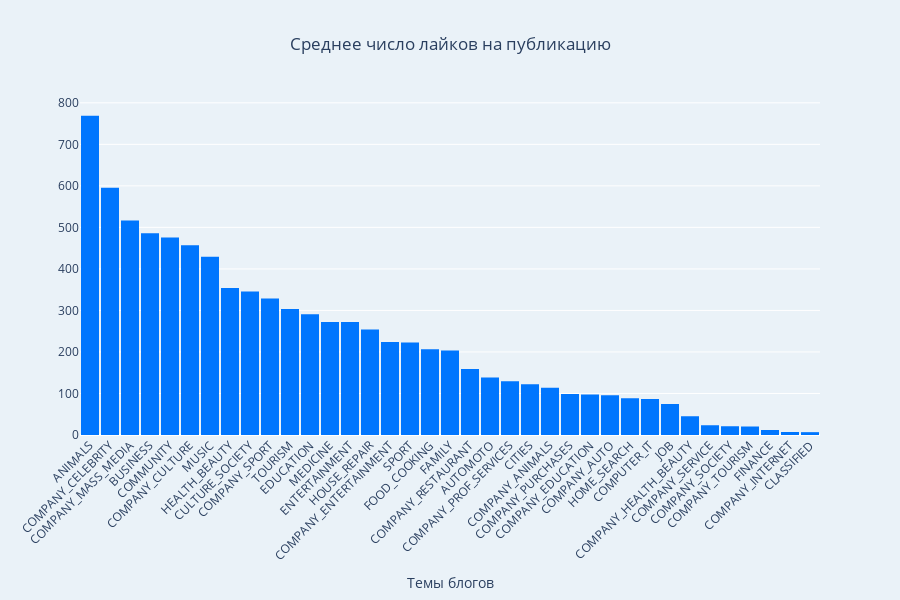

Notebook code for this chart:
### Code cell
fig = go.Figure()
fig.add_trace(go.Bar(
    x=df_cat['category_x'],
    y=df_cat['likes/placements'],
    marker_color='#0076fe',
    marker_line_color='#0076fe',
    marker_line_width=2,
    opacity=1
))

fig.update_layout(
    title='Среднее число лайков на публикацию',
    title_x=0.5,
    xaxis_title='Темы блогов',
    yaxis_title='',
    xaxis_tickangle=-45,
    height=600,
    showlegend=False,
    plot_bgcolor='#eaf2f8',
    paper_bgcolor='#eaf2f8'
)

### Figure 1 — Plotly figure (JSON) as saved in the notebook; plotly's stock layout.template omitted (floating-point values rounded to 4 significant figures)
{"data": [{"marker": {"color": "#0076fe", "line": {"color": "#0076fe", "width": 2}}, "opacity": 1, "type": "bar", "x": ["ANIMALS", "COMPANY_CELEBRITY", "COMPANY_MASS_MEDIA", "BUSINESS", "COMMUNITY", "COMPANY_CULTURE", "MUSIC", "HEALTH_BEAUTY", "CULTURE_SOCIETY", "COMPANY_SPORT", "TOURISM", "EDUCATION", "MEDICINE", "ENTERTAINMENT", "HOUSE_REPAIR", "COMPANY_ENTERTAINMENT", "SPORT", "FOOD_COOKING", "FAMILY", "COMPANY_RESTAURANT", "AUTOMOTO", "COMPANY_PROF_SERVICES", "CITIES", "COMPANY_ANIMALS", "COMPANY_PURCHASES", "COMPANY_EDUCATION", "COMPANY_AUTO", "HOME_SEARCH", "COMPUTER_IT", "JOB", "COMPANY_HEALTH_BEAUTY", "COMPANY_SERVICE", "COMPANY_SOCIETY", "COMPANY_TOURISM", "FINANCE", "COMPANY_INTERNET", "CLASSIFIED"], "y": [766.5, 593.3, 514.5, 483.5, 473.3, 454.5, 427.0, 351.6, 343.0, 326.4, 300.8, 288.1, 270.0, 269.6, 251.8, 221.4, 220.6, 203.8, 201.1, 156.6, 136.1, 127.1, 120.1, 111.3, 96.52, 95.07, 93.05, 85.83, 84.33, 72.04, 42.46, 20.81, 18.75, 18.05, 9.525, 5.069, 4.457]}], "layout": {"height": 600, "paper_bgcolor": "#eaf2f8", "plot_bgcolor": "#eaf2f8", "showlegend": false, "title": {"text": "Среднее число лайков на публикацию", "x": 0.5}, "xaxis": {"tickangle": -45, "title": {"text": "Темы блогов"}}, "yaxis": {"title": {"text": ""}}}}
